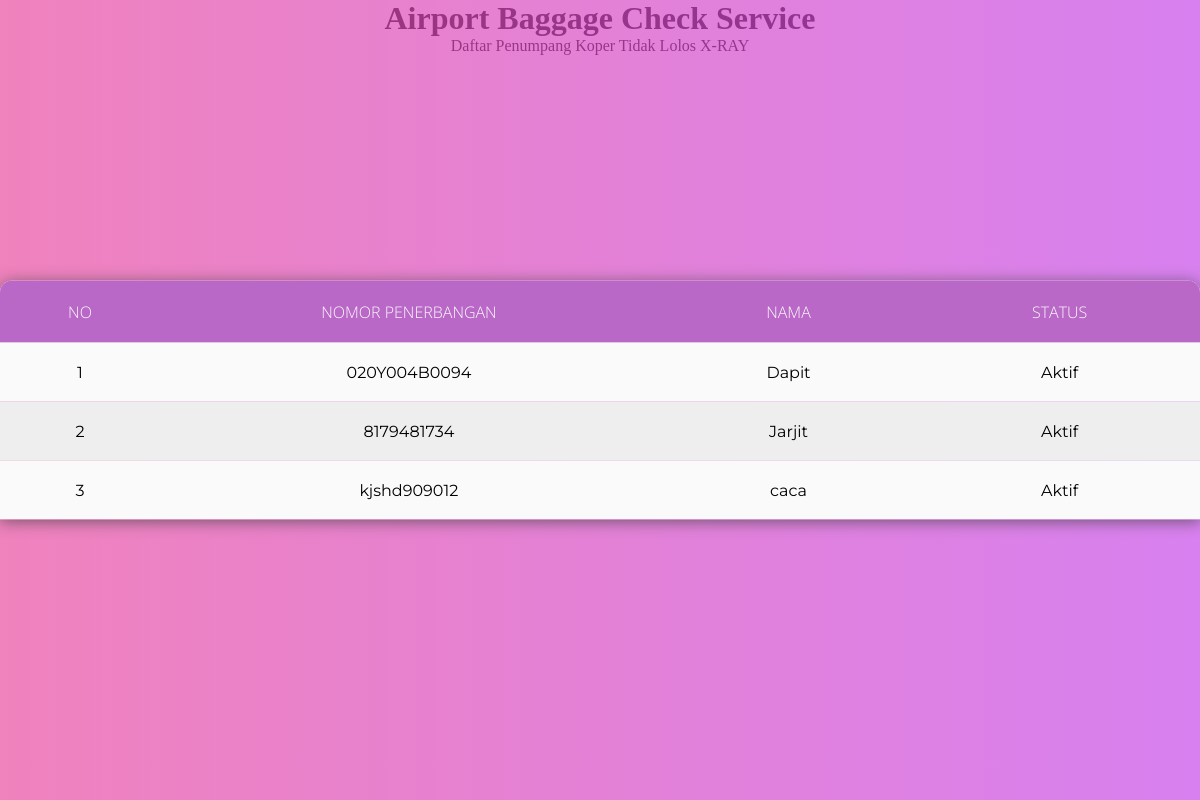
The app's page /penumpang.php with its own data.
### tables this page shows
CREATE TABLE `tb_suspek` (
  `id_suspek` int(11) NOT NULL,
  `nomor_penerbangan` varchar(100) NOT NULL,
  `nama_penumpang` varchar(100) NOT NULL,
  `nama_barang` varchar(100) NOT NULL,
  `kategori_barang` varchar(100) NOT NULL,
  `jumlah` varchar(11) NOT NULL,
  `satuan` varchar(100) NOT NULL,
  `tanggal` date NOT NULL DEFAULT current_timestamp(),
  `tanggal_simpan` timestamp NOT NULL DEFAULT current_timestamp() ON UPDATE current_timestamp(),
  `status` varchar(100) NOT NULL
);

### penumpang.php (the view, shortened to what this page needs)
<?php
    include 'db.php';
?>
<!DOCTYPE html>
<html>
<head>
<link rel="stylesheet" href="tabel.css">
</head>
 <div class="text_box">
            <center><h1>Airport Baggage Check Service</h1></center>
            <center><p id="headtext" >Daftar Penumpang Koper Tidak Lolos X-RAY</p></center>
<body>
<div class="filter">
</div>
<table >
<tr>
            <th width="60px">No</th>
            <th>Nomor Penerbangan</th>
            <th>Nama</th>
            <th>Status</th>
    </tr>
            <tbody>
                            <?php
                            $no = 1;
                            $tampil = mysqli_query($conn, "SELECT * FROM `tb_suspek` WHERE `status` like 'Aktif';
                            ");
                                    while($data = mysqli_fetch_array($tampil)) {
                            ?>
                            <tr>
                                <td><?= $no++ ?></td>
                                <td><?= $data['nomor_penerbangan'] ?></td>
                                <td><?= $data['nama_penumpang'] ?></td>
                                <td><?= $data['status'] ?></td>
                                <?php } ?>
            </tbody>
</table>
</body>
</html>

### tabel.css (style rules this page uses)
* { margin:0; padding: 0; outline: 0; }
.filter { position: absolute; left: 0; top: 0; bottom: 0; right: 0; z-index: 1; background: rgb(233,76,161); background: -moz-linear-gradient(90deg, rgba(233,76,161,1) 0%, rgba(199,74,233,1) 100%); background: -webkit-linear-gradient(90deg, rgba(233,76,161,1) 0%, rgba(199,74,233,1) 100%); background: linear-gradient(90deg, rgba(233,76,161,1) 0%, rgba(199,74,233,1) 100%); filter: progid:DXImageTransform.Microsoft.gradient(startColorstr="#e94ca1",endColorstr="#c74ae9",GradientType=1); opacity: .7; }
table { position: absolute; z-index: 2; left: 50%; top: 50%; transform: translate(-50%,-50%); width: 100%; border-collapse: collapse; border-spacing: 0; box-shadow: 0 2px 15px rgba(64,64,64,.7); border-radius: 12px 12px 0 0; overflow: hidden; }
td , th { padding: 20px 50px; text-align: center; }
th { background-color: #ba68c8; color: #fafafa; font-family: 'Open Sans',Sans-serif; font-weight: 200; text-transform: uppercase; }
tr { width: 100%; background-color: #fafafa; font-family: 'Montserrat', sans-serif; }
tr:nth-child(even) { background-color: #eeeeee; }

### records on screen
tb_suspek: nomor_penerbangan "020Y004B0094", nama_penumpang "Dapit", status "Aktif"
tb_suspek: nomor_penerbangan "8179481734", nama_penumpang "Jarjit", status "Aktif"
tb_suspek: nomor_penerbangan "kjshd909012", nama_penumpang "caca", status "Aktif"
